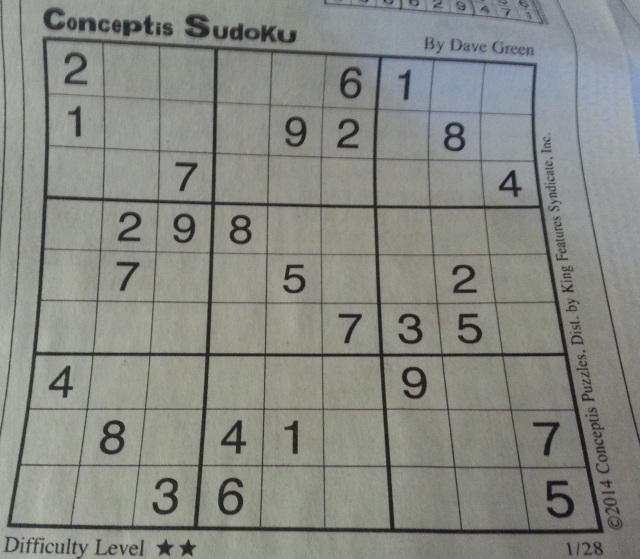
#> input picture trial-images/sudoku 1.png, 1280 x 1117 px (shown at 1/2 size); its folder holds only this picture in this run
$ python MP2.py   (Python 2 division)
#> lines starting #> are read from the running program, lines starting #| are printed output that depends on the picture; after the words box and inside, x2 and y2 are one past the last pixel; in counts of white or black regions, pixels touching at a corner belong together
#> in main, Sudoku_Image is the input picture: shape (1117, 1280, 3); mean B, G, R 131.5, 137.3, 135.2
### imgProcessing.py
import numpy as np
from scipy.interpolate import griddata
import cv2
from collections import deque


def imgPreProcess(Sudoku_Image):
    Modified_Sudoku_Image = cv2.cvtColor(Sudoku_Image,cv2.COLOR_BGR2GRAY)
    #cv2.imshow("Modified_Sudoku_Image.png", Modified_Sudoku_Image)
    ###We convert the image to B&W format to easily be able to extract info
    Modified_Sudoku_Image = cv2.GaussianBlur(Modified_Sudoku_Image,(5,5),0)
    #cv2.imshow("Modified_Sudoku_Image.png", Modified_Sudoku_Image)
    ###Gaussian Blur is applied to remove any noise from the image
    ###https://www.youtube.com/watch?v=C_zFhWdM4ic
    ###cv2.GaussianBlur(src, ksize, sigmaX[, dst[, sigmaY[, borderType]]])
    ###(src) ~input image
    ###(ksize) ~kernal size
    ###(sigmaX, sigmaY) ~.indicate the standard deviation in the x and y directions,
    ## .making both of them 0 means the gaussian kernal is automatically calculated
    Modified_Sudoku_Image = cv2.adaptiveThreshold(Modified_Sudoku_Image,255,1,1,19,5)
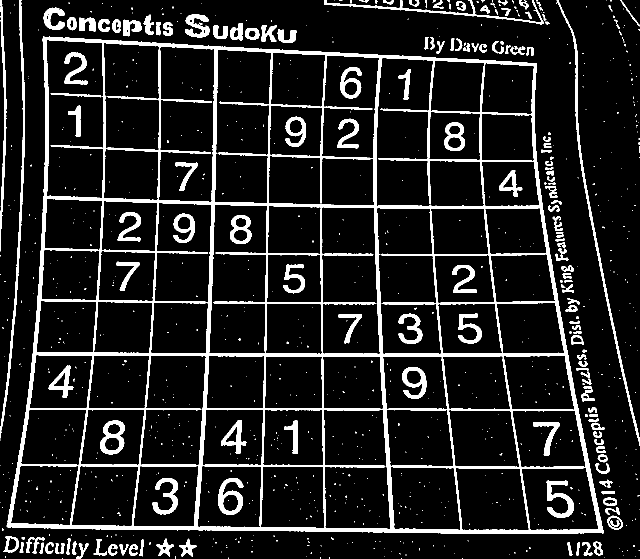
#> Modified_Sudoku_Image: shape (1117, 1280) (shown at 1/2 size); 11.5% white; 947 white regions (777 under 20 px)
    #cv2.imshow("Modified_Sudoku_Image.png", Modified_Sudoku_Image)
    ###Adaptive Thresholding is done to adjust for different lighting conditions
    ###cv2.adaptiveThreshold(src, maxValue, adaptiveMethod, thresholdType, blockSize, C[, dst])
    ###(src) ~input image
    ###(maxValue) ~value assigned to pixels for which the contdition is satisfied
    ###(adaptiveMehod) ~ADAPTIVE_THRESH_MEAN_C == 0; ADAPTIVE_THRESH_GAUSSIAN_C == 1
    ###(thresholdType) ~THRESH_BINARY == 0; THRESH_BINARY_INV == 1
    ###(blockSize) ~.something like the kernal size
    ###(C) ~Constant subtracted from the mean or weighted mean ~.to clear the noise
    #cv2.imshow('Modified_Sudoku_Image', Modified_Sudoku_Image)
    return Modified_Sudoku_Image


def findSquare(Modified_Sudoku_Image):
    Temp_Image = Modified_Sudoku_Image.copy()
    #cv2.imshow('Temp_Image', Temp_Image)
    ###Create a copy of the Modified_Sudoku_Image to implement cv2.findContours() on,
    ## since after applying this method the image gets distorted for some reason.
    ###We are using the .copy() method to create the image since using something like
    ## img1 = img2, simply creates an object pointing to the original one. So altering
    ## either of the images also alters the other image and hence using it makes no sense
    Contours, Hierarchy = cv2.findContours(Temp_Image, cv2.RETR_LIST, cv2.CHAIN_APPROX_SIMPLE)
#> Contours = 1051 contours, 799 with area under 20; largest, box (x1, y1, x2, y2) and area: (13, 73, 1208, 1068) 1011438, (645, 712, 782, 1060) 41350, (752, 115, 969, 413) 39184, (92, 79, 209, 397) 34178, (316, 92, 430, 405) 32434
    #OGimg = cv2.cvtColor(Temp_Image,cv2.COLOR_GRAY2RGB)
    #cv2.drawContours(OGimg,Contours,-1,(0,255,0),1)
    #cv2.imshow("Modified_Sudoku_Image.png", OGimg)
    ###Find the contours in the image
    ###cv2.findContours(image, mode, method[, contours[, hierarchy[, offset]]])
    ###(image) ~input binary image
    ###Refer the link below for more info
    ##http://docs.opencv.org/2.4/modules/imgproc/doc/structural_analysis_and_shape_descriptors.html#findcontours
    Required_Square_Contour = None
    Required_Contour_Area = 0
    for Contour in Contours:
        Contour_Area = cv2.contourArea(Contour)
        ###Calculates the area enclosed by the vector of 2D points denoted by
        ## the variable Contour
        if Contour_Area > 500:
            if Contour_Area > Required_Contour_Area:
                Required_Contour_Area = Contour_Area
                Required_Square_Contour = Contour
#> this loop made 1051 passes
#> (Contour_Area, Required_Contour_Area) on passes 91, 186, 223, 232, 259, 502, 941: (679, 679), (834, 834), (1485.5, 1485.5), (2320.5, 2320.5), (16393, 16393), (41350, 41350), (1011437.5, 1011437.5)
#> Contour_Area on passes 28, 35, 36, 39, 46, 47: 75, 41.5, 48, 31, 191.5, 126
#> after the loop, Required_Contour_Area = 1011437.5; Required_Square_Contour = contour of 950 points, box (x1, y1, x2, y2) (13, 73, 1208, 1068), area 1011438
    ###Code for finding out the largest contour (on the basis of area)
    Perimeter_of_Contour = cv2.arcLength(Required_Square_Contour, True)
#> Perimeter_of_Contour = 4302.4
    ###Calculates a contour perimeter or a curve length
    ###cv2.arcLength(curve, closed)
    ###(curve) ~Input vector of 2D points
    ###(closed) ~Flag indicating whether the curve is closed or not
    Temp_Square_Countour = cv2.approxPolyDP(Required_Square_Contour, 0.05*Perimeter_of_Contour, True)
#> Temp_Square_Countour = [[86, 73], [15, 1054], [1207, 1065], [1073, 126]]
    ###Approximates a polygonal curve(s) with the specified precision
    ###cv2.approxPolyDP(curve, epsilon, closed[, approxCurve])
    Temp_Square_Countour = Temp_Square_Countour.tolist()
#> Temp_Square_Countour = [[[86, 73]], [[15, 1054]], [[1207, 1065]], [[1073, 126]]]
    Approx_Square_Countour = []
    for Temp_Var_1 in Temp_Square_Countour:
        for Temp_Var_2 in Temp_Var_1:
            Temp_Var_2[0], Temp_Var_2[1] = Temp_Var_2[1], Temp_Var_2[0]
            Approx_Square_Countour.append(Temp_Var_2)
#> this loop made 4 passes
#> after the loop, Approx_Square_Countour = [[73, 86], [1054, 15], [1065, 1207], [126, 1073]]; Temp_Var_2 = [126, 1073]
    ###Temp_Square_Countour has the coordinates inside a list within a list,
    ## hence to extract it we're doing this. Also we're changing (row, column) i.e.
    ## (y, x) to (column, row) i.e. (x, y)
    ###This was done because the griddata function from the scipy library
    ## takes in values as (column, row) i.e. (x,y) instead of (row, column) i.e (y,x)
    Approx_Square_Countour = deque(Approx_Square_Countour)
    ###Applying deque function on anything converts it into a queue and we can use
    ## functions like popleft() etc on it, as if it were a queue
    Min_Sum = 9999999
    ###Initialized to a fairly large number as we want minimum
    Counter = -1
    ###Used as counter to keep tract of the iteration number so that the
    ## location of top-left coordinate can be stored in the variable Loc
    Loc = 0
    for i in Approx_Square_Countour:
        Counter+=1
        if Min_Sum > sum(i):
            Min_Sum = sum(i)
            Loc = Counter
#> this loop made 4 passes
#> (i, Min_Sum, Loc) on pass 1: ([73, 86], 159, 0)
#> after the loop, Counter = 3; Loc = 0; Min_Sum = 159
    if Loc != 0:
        for i in range(0,Loc):
             Approx_Square_Countour.append(Approx_Square_Countour[0])
             Approx_Square_Countour.popleft()
    ###If the sum of the x and y coordinates is minimum it would automatically
    ## mean that the coordinate refers to the top-left point of the square.
    ###We know the coordinates of the square are stored in a cyclic fashion,
    ## hence if we know the location of the top-left coordinate then we can
    ## re-arrage it by appending the 1st coordinate and then poping it.
    ## Example: (4,1,2,3)
    ## Now appending 1st loc we get (4,1,2,3,4)
    ## Now popping 1st loc we get (1,2,3,4) which is the required result
    ## That is what this code does to rearrange the coordinates
    Approx_Square_Countour[1], Approx_Square_Countour[3] = Approx_Square_Countour[3], Approx_Square_Countour[1]
    ###Flipping the location of 1st and 3rd coordinates makes the coordinate
    ## pointer go counter-clockwise. We do this because opencv stores the
    ## coordinate values in a clockwise fashion, however griddata function from
    ## scipy library requires it to be in a counter-clockwise fashion
    #cv2.drawContours(Modified_Sudoku_Image,[Approx_Square_Countour],0,255,10)
    Mask = np.zeros((Modified_Sudoku_Image.shape),np.uint8)
    ###Creates a black image of the same size as the input image
    cv2.drawContours(Mask,[Required_Square_Contour],0,255,-1)
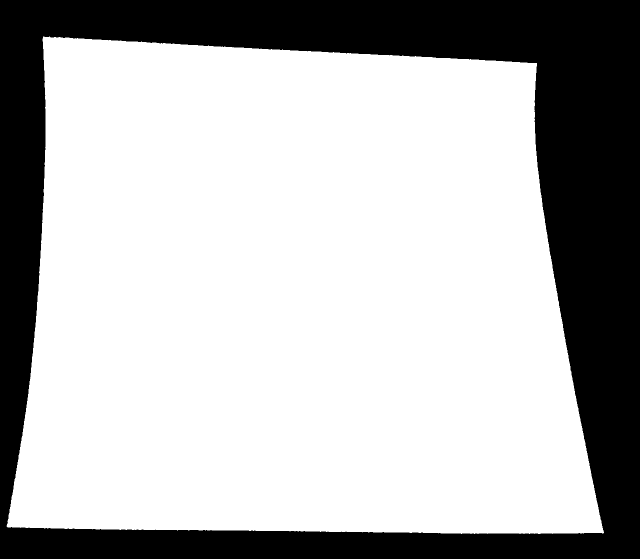
#> Mask: shape (1117, 1280) (shown at 1/2 size); 70.9% white; 1 black region, box (x1, y1, x2, y2) and area: (0, 0, 1280, 1117) 416272
    cv2.drawContours(Mask,[Required_Square_Contour],0,0,2)
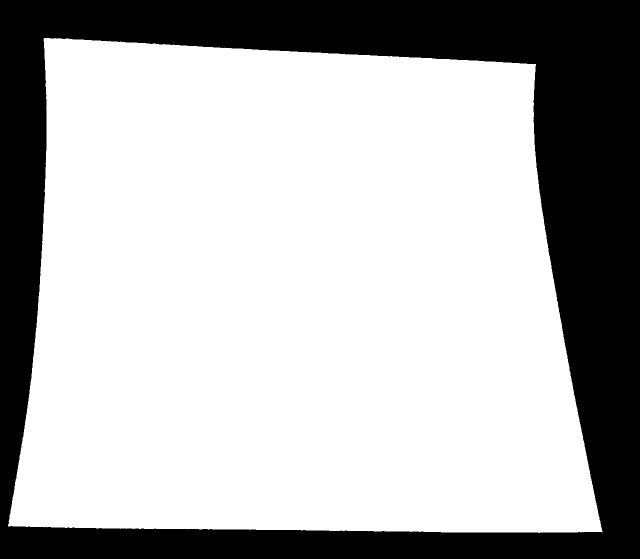
#> Mask: shape (1117, 1280) (shown at 1/2 size); 70.3% white; 1 black region, box (x1, y1, x2, y2) and area: (0, 0, 1280, 1117) 424938
    ###Overwrites the black image with the area of the sudoku in white
    Modified_Sudoku_Image = cv2.bitwise_and(Modified_Sudoku_Image,Mask)
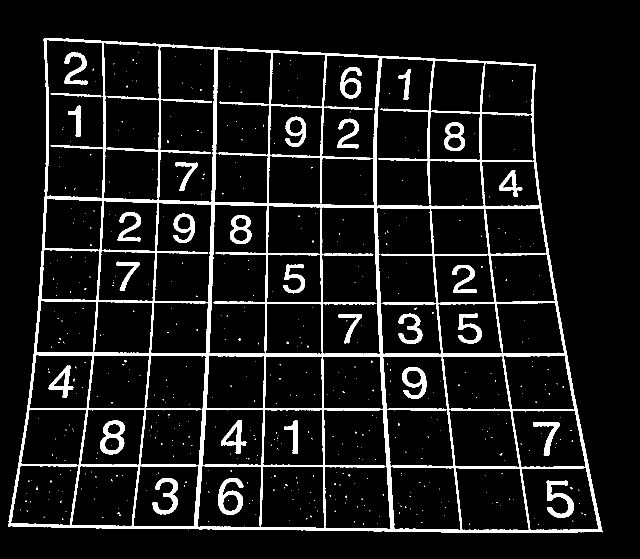
#> Modified_Sudoku_Image: shape (1117, 1280) (shown at 1/2 size); 8.4% white; 520 white regions (489 under 20 px), largest, box (x1, y1, x2, y2) and area: (16, 76, 1206, 1066) 88325, (1093, 961, 1148, 1035) 1670, (436, 956, 487, 1030) 1667
    ###Compares the Modified_Sudoku_Image and the Mask and blackens all parts
    ## of the image other than the sudoku
    #cv2.imshow('Modified_Sudoku_Image', Modified_Sudoku_Image)
    return Modified_Sudoku_Image, Approx_Square_Countour


def stretchSquare(Modified_Sudoku_Image, Square_Contour):
    grid_x, grid_y = np.mgrid[0:449:450j, 0:449:450j]
    ###Creates grid_x such that it is a 2D array having all values equal to their corresponding row value
    ## Creates grid_y such that it is a 2D array having all values equal to their corresponding column value
    destination = np.array([[0,0],[0,449],[449,449],[449,0]])
    ###Denotes the coordinates of the corners of the destination onto which we want to map the sudoku
    source = np.asarray(Square_Contour)
    ###Denotes the coordinates of the corners of the sudoku as present in the source
    grid_z = griddata(destination, source, (grid_x, grid_y), method='cubic')
    map_x = np.append([], [ar[:,1] for ar in grid_z]).reshape(450,450)
    map_y = np.append([], [ar[:,0] for ar in grid_z]).reshape(450,450)
    ###Converts the values to stretch/contract the image and accordingly adjust pixel values
    map_x_32 = map_x.astype('float32')
    map_y_32 = map_y.astype('float32')
    ###Converts the values to the specified type
    Warped_Sudoku_Image = cv2.remap(Modified_Sudoku_Image, map_x_32, map_y_32, cv2.INTER_CUBIC)
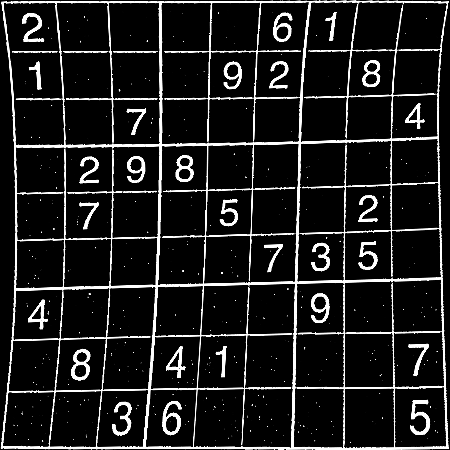
#> Warped_Sudoku_Image: shape (450, 450); min 0, max 255, mean 29.3
    ###Used to remap the sudoku from the original image into a new image of
    ## size 450x450, this size was chosen because identifying each small block becomes easier
    ## since it'll have a size of 50x50
    Warped_Sudoku_Image = cv2.bitwise_not(Warped_Sudoku_Image)
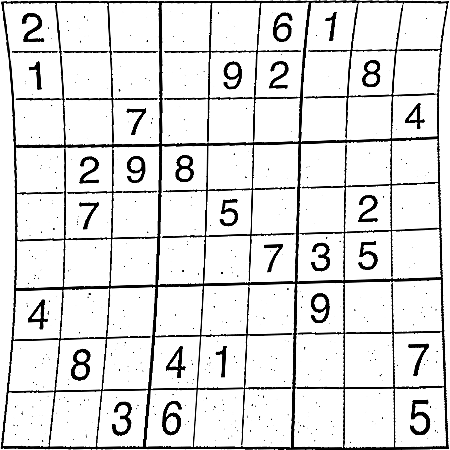
#> Warped_Sudoku_Image: shape (450, 450); min 0, max 255, mean 225.7
    ###Inverts the color scheme
    #cv2.imshow("Warped_Sudoku_Image.png", Warped_Sudoku_Image)
    cv2.imwrite("Temp_Storage/Warped_Sudoku_Image.png", Warped_Sudoku_Image)
    return Warped_Sudoku_Image


def flowChart(Sudoku_Image):
    Modified_Sudoku_Image = imgPreProcess(Sudoku_Image)
    ###Removes noise and converts the image into binary form i.e. 0's and 1's
    Modified_Sudoku_Image, Square_Contour = findSquare(Modified_Sudoku_Image)
    ###Locates the sudoku square and removes all the other stuff around it
    Warped_Sudoku_Image = stretchSquare(Modified_Sudoku_Image, Square_Contour)
    ###Resizes the sudoku square to a new image of 450x450 pixels
    return Warped_Sudoku_Image


def main(file_number):
    ### code for checking output for single image ###
    #'''
    #code for checking output for single image
    Sudoku_Image = cv2.imread('trial-images/sudoku '+str(file_number)+'.png')
    #global OGimg
    #OGimg = Sudoku_Image.copy()
    #cv2.imshow('Sudoku_Image', Sudoku_Image)
    Warped_Sudoku_Image = flowChart(Sudoku_Image)
    #cv2.waitKey(0)
    #cv2.destroyAllWindows()
    '''
    ### code for checking output for all images ###
    #no_of_test_images = 5
    for file_number in range(1,no_of_test_images+1):
        file_name = 'trial-images/sudoku '+str(file_number)+'.png'
        Sudoku_Image = cv2.imread(file_name)
        Warped_Sudoku_Image = flowChart(Sudoku_Image)
        cv2.waitKey(0)
        cv2.destroyAllWindows()
    #'''
    return Warped_Sudoku_Image


# [2 lines that do not run on import are left out]

### ocrRecognizer.py
import cv2
import numpy as np


### Used to directly apply OCR based on the data pregenerated ###
def main():
    ROI_X_Width = 25
    ROI_Y_Height = 35
    ###The size of the training sample
    ### Loading the trained data ###
#> (the run stopped early here; a loop or call above may not have finished)
